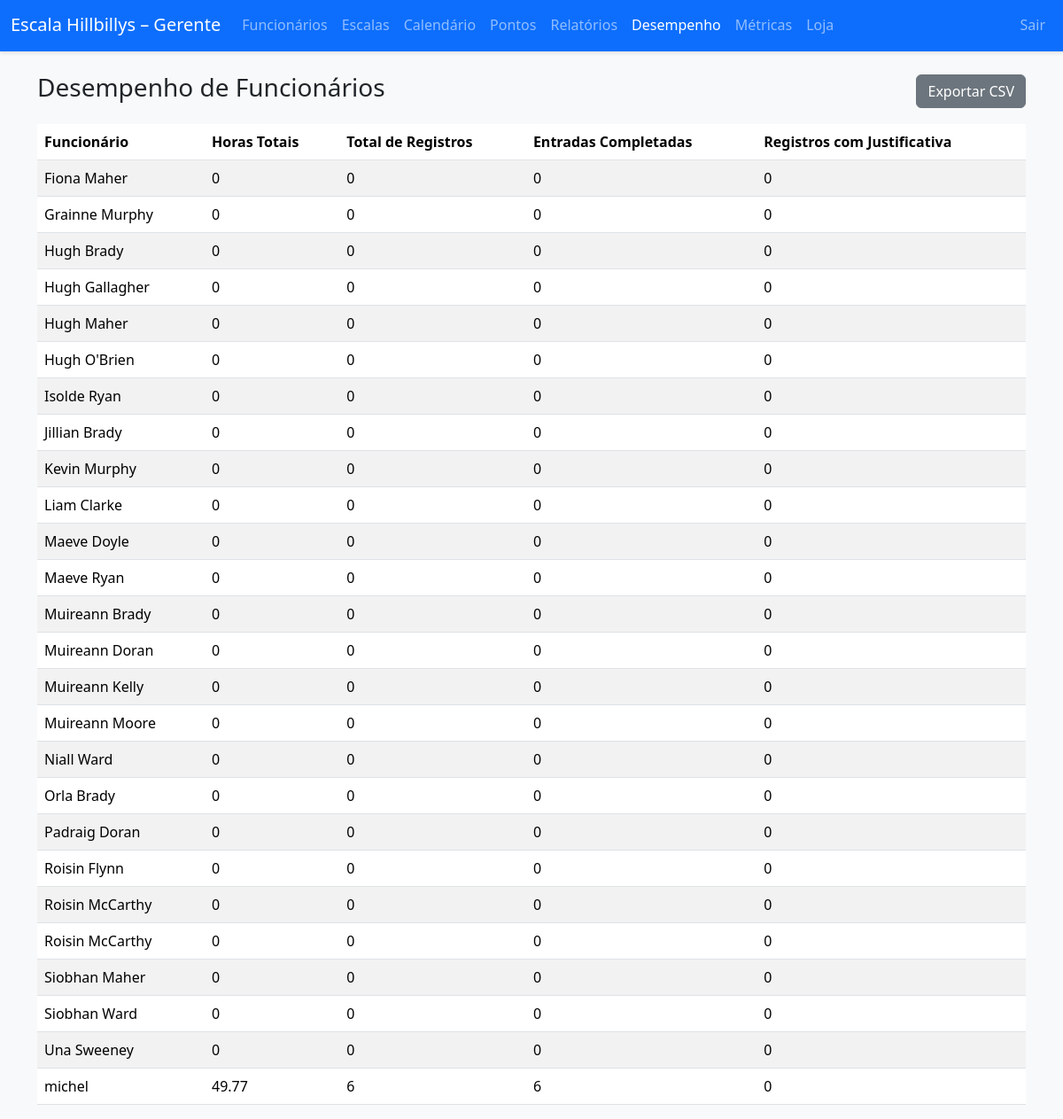
The page /desempenho.php (signed in) on the database its author committed.
### tables this page shows
CREATE TABLE users (
        id INTEGER PRIMARY KEY AUTOINCREMENT,
        username TEXT NOT NULL UNIQUE,
        password TEXT NOT NULL,
        role TEXT NOT NULL,
        employee_id INTEGER,
        store_id INTEGER,
        FOREIGN KEY (employee_id) REFERENCES employees(id),
        FOREIGN KEY (store_id) REFERENCES stores(id)
    );

CREATE TABLE employees (
        id INTEGER PRIMARY KEY AUTOINCREMENT,
        name TEXT NOT NULL,
        email TEXT,
        phone TEXT,
        store_id INTEGER,
        created_at DATETIME DEFAULT CURRENT_TIMESTAMP, ppsn TEXT, irp TEXT, hourly_rate REAL, max_weekly_hours REAL DEFAULT 40.0,
        FOREIGN KEY (store_id) REFERENCES stores(id)
    );

### config.php (called while the page is built, shortened)
<?php
$DB_DRIVER = getenv('DB_DRIVER') ?: 'sqlite';
$DB_HOST   = getenv('DB_HOST')   ?: '127.0.0.1';
$DB_PORT   = getenv('DB_PORT')   ?: '3306';
$DB_NAME   = getenv('DB_NAME')   ?: 'escala_hillbillys';
$DB_USER   = getenv('DB_USER')   ?: 'root';
$DB_PASS   = getenv('DB_PASS')   ?: '';
$SQLITE_PATH = getenv('SQLITE_PATH') ?: __DIR__ . '/db.sqlite';
try {
    if ($DB_DRIVER === 'mysql') {
        $dsn = "mysql:host={$DB_HOST};port={$DB_PORT};dbname={$DB_NAME};charset=utf8mb4";
        $pdo = new PDO($dsn, $DB_USER, $DB_PASS, [
            PDO::ATTR_ERRMODE => PDO::ERRMODE_EXCEPTION,
            PDO::ATTR_DEFAULT_FETCH_MODE => PDO::FETCH_ASSOC,
        ]);
    } else {
        $dsn = "sqlite:" . $SQLITE_PATH;
        $pdo = new PDO($dsn, null, null, [
            PDO::ATTR_ERRMODE => PDO::ERRMODE_EXCEPTION,
            PDO::ATTR_DEFAULT_FETCH_MODE => PDO::FETCH_ASSOC,
        ]);
        $pdo->exec('PRAGMA foreign_keys = ON;');
    }
} catch (Throwable $e) {
    http_response_code(500);
    die("Database connection error: " . htmlspecialchars($e->getMessage()));
}
function isLoggedIn(): bool {
    return isset($_SESSION['user_id']) && is_numeric($_SESSION['user_id']);
}
function currentUser(): ?array {
    global $pdo;
    static $cached = null;
    if ($cached !== null) return $cached;
    $stmt = $pdo->prepare('SELECT * FROM users WHERE id = ?');
    $stmt->execute([$_SESSION['user_id']]);
    $cached = $stmt->fetch(PDO::FETCH_ASSOC) ?: null;
    return $cached;
}
function requireRole(array $roles): void {
    $u = currentUser();
}
function requirePrivileged(): void {
    requireRole(['admin','manager']);
}

### desempenho.php (the view, shortened to what this page needs)
<?php
require_once 'config.php';
requirePrivileged();
$role = $_SESSION['user_role'];
if ($role === 'manager') {
    $user = currentUser();
    $storeId = $user['store_id'] ?? null;
    $stmt = $pdo->prepare(
        "SELECT e.id, e.name,
                COUNT(te.id) AS total_entries,
                SUM(CASE WHEN te.clock_out IS NOT NULL THEN 1 ELSE 0 END) AS completed_entries,
                SUM(CASE WHEN te.justification IS NOT NULL AND te.justification != '' THEN 1 ELSE 0 END) AS late_entries,
                SUM(strftime('%s', COALESCE(te.clock_out, CURRENT_TIMESTAMP)) - strftime('%s', te.clock_in)) AS seconds_worked
         FROM employees e
         LEFT JOIN time_entries te ON e.id = te.employee_id
         WHERE e.store_id = ?
         GROUP BY e.id, e.name
         ORDER BY e.name"
    );
    $stmt->execute([$storeId]);
    $metrics = $stmt->fetchAll(PDO::FETCH_ASSOC);
}
?>
<!DOCTYPE html>
<html lang="pt-BR">
<head>
    <link rel="stylesheet" href="https://cdn.jsdelivr.net/npm/bootstrap@5.3.2/dist/css/bootstrap.min.css">
    <link rel="stylesheet" href="style.css">
</head>
<body>
    <?php
        $activePage = 'desempenho';
        require_once __DIR__ . '/navbar.php';
    ?>
    <div class="container mt-4">
        <div class="d-flex justify-content-between align-items-center mb-3">
            <h3>Desempenho de Funcionários</h3>
            <a href="export_performance.php" class="btn btn-secondary">Exportar CSV</a>
        </div>
        <table class="table table-striped">
            <thead>
                <tr>
                    <th>Funcionário</th>
                    <th>Horas Totais</th>
                    <th>Total de Registros</th>
                    <th>Entradas Completadas</th>
                    <th>Registros com Justificativa</th>
                </tr>
            </thead>
            <tbody>
                <?php foreach ($metrics as $row): ?>
                    <tr>
                        <td><?php echo htmlspecialchars($row['name']); ?></td>
                        <td><?php echo htmlspecialchars($row['hours']); ?></td>
                        <td><?php echo htmlspecialchars($row['total_entries']); ?></td>
                        <td><?php echo htmlspecialchars($row['completed_entries']); ?></td>
                        <td><?php echo htmlspecialchars($row['late_entries']); ?></td>
                    </tr>
                <?php endforeach; ?>
            </tbody>
        </table>
    </div>
</body>
</html>

### navbar.php (shortened to what this page needs)
<?php
if (function_exists('currentUser')) {
    $u = currentUser();
    $role = $u['role'] ?? null;
} else {
    $role = $_SESSION['user_role'] ?? null;
}
if ($role === 'manager') {
    $brandHref = 'manager_dashboard.php';
    $brandText = 'Escala Hillbillys – Gerente';
} elseif ($role === 'employee') {
    $brandHref = 'portal.php';
    $brandText = 'Escala Hillbillys';
} else {
    $brandHref = 'dashboard.php';
    $brandText = 'Escala Hillbillys';
}
if (!function_exists('nav_active')) {
    function nav_active(string $page, ?string $activePage): string {
        return ($activePage === $page) ? 'active' : '';
    }
}
?>
<nav class="navbar navbar-expand-lg navbar-dark bg-primary">
    <div class="container-fluid">
        <a class="navbar-brand" href="<?php echo htmlspecialchars($brandHref); ?>">
            <?php echo htmlspecialchars($brandText); ?>
        </a>
        <div class="collapse navbar-collapse" id="navbarNav">
            <ul class="navbar-nav me-auto mb-2 mb-lg-0">
                <li class="nav-item">
                    <a class="nav-link <?php echo nav_active('usuarios', $activePage); ?>" href="usuarios_listar.php">Funcionários</a>
                </li>
                <li class="nav-item">
                    <a class="nav-link <?php echo nav_active('escalas', $activePage); ?>" href="escala_listar.php">Escalas</a>
                </li>
                <li class="nav-item">
                    <a class="nav-link <?php echo nav_active('calendario', $activePage); ?>" href="escala_calendario_semana.php">Calendário</a>
                </li>
                <li class="nav-item">
                    <a class="nav-link <?php echo nav_active('pontos', $activePage); ?>" href="ponto_listar.php">Pontos</a>
                </li>
                <li class="nav-item">
                    <a class="nav-link <?php echo nav_active('relatorios', $activePage); ?>" href="relatorios.php">Relatórios</a>
                </li>
                <li class="nav-item">
                    <a class="nav-link <?php echo nav_active('desempenho', $activePage); ?>" href="desempenho.php">Desempenho</a>
                </li>
                <li class="nav-item">
                    <a class="nav-link <?php echo nav_active('metricas', $activePage); ?>" href="analytics.php">Métricas</a>
                </li>
                <?php if ($role === 'admin'): ?>
                <li class="nav-item">
                    <a class="nav-link <?php echo nav_active('lojas', $activePage); ?>" href="lojas_listar.php">Lojas</a>
                </li>
                <?php elseif ($role === 'manager'): ?>
                <li class="nav-item">
                    <a class="nav-link <?php echo nav_active('loja', $activePage); ?>" href="loja_gerenciar_updated.php">Loja</a>
                </li>
                <?php endif; ?>
            </ul>
            <ul class="navbar-nav ms-auto">
                <li class="nav-item"><a class="nav-link" href="logout.php">Sair</a></li>
            </ul>
        </div>
    </div>
</nav>

### style.css (style rules this page uses)
body { background-color: #f8f9fa; font-family: "Segoe UI", Tahoma, Geneva, Verdana, sans-serif; }
.navbar { box-shadow: 0 2px 4px rgba(0, 0, 0, 0.1); border-bottom: 2px solid #0d6efd; }
.table-striped tbody tr:nth-of-type(odd) { background-color: #f2f4f6; }
.btn-secondary { background-color: #6c757d; border-color: #6c757d; }

### rows shown on the page
users: role "Escala Hillbillys – Gerente"
employees: name "Fiona Maher", hours "0", total_entries "0", completed_entries "0", late_entries "0"
employees: name "Grainne Murphy", hours "0", total_entries "0", completed_entries "0", late_entries "0"
employees: name "Hugh Brady", hours "0", total_entries "0", completed_entries "0", late_entries "0"
employees: name "Hugh Gallagher", hours "0", total_entries "0", completed_entries "0", late_entries "0"
employees: name "Hugh Maher", hours "0", total_entries "0", completed_entries "0", late_entries "0"
employees: name "Hugh O'Brien", hours "0", total_entries "0", completed_entries "0", late_entries "0"
employees: name "Isolde Ryan", hours "0", total_entries "0", completed_entries "0", late_entries "0"
employees: name "Jillian Brady", hours "0", total_entries "0", completed_entries "0", late_entries "0"
employees: name "Kevin Murphy", hours "0", total_entries "0", completed_entries "0", late_entries "0"
employees: name "Liam Clarke", hours "0", total_entries "0", completed_entries "0", late_entries "0"
employees: name "Maeve Doyle", hours "0", total_entries "0", completed_entries "0", late_entries "0"
employees: name "Maeve Ryan", hours "0", total_entries "0", completed_entries "0", late_entries "0"
employees: name "Muireann Brady", hours "0", total_entries "0", completed_entries "0", late_entries "0"
employees: name "Muireann Doran", hours "0", total_entries "0", completed_entries "0", late_entries "0"
employees: name "Muireann Kelly", hours "0", total_entries "0", completed_entries "0", late_entries "0"
employees: name "Muireann Moore", hours "0", total_entries "0", completed_entries "0", late_entries "0"
employees: name "Niall Ward", hours "0", total_entries "0", completed_entries "0", late_entries "0"
employees: name "Orla Brady", hours "0", total_entries "0", completed_entries "0", late_entries "0"
employees: name "Padraig Doran", hours "0", total_entries "0", completed_entries "0", late_entries "0"
employees: name "Roisin Flynn", hours "0", total_entries "0", completed_entries "0", late_entries "0"
employees: name "Roisin McCarthy", hours "0", total_entries "0", completed_entries "0", late_entries "0"
employees: name "Roisin McCarthy", hours "0", total_entries "0", completed_entries "0", late_entries "0"
employees: name "Siobhan Maher", hours "0", total_entries "0", completed_entries "0", late_entries "0"
employees: name "Siobhan Ward", hours "0", total_entries "0", completed_entries "0", late_entries "0"
employees: name "Una Sweeney", hours "0", total_entries "0", completed_entries "0", late_entries "0"
employees: name "michel", hours "49.77", total_entries "6", completed_entries "6", late_entries "0"
